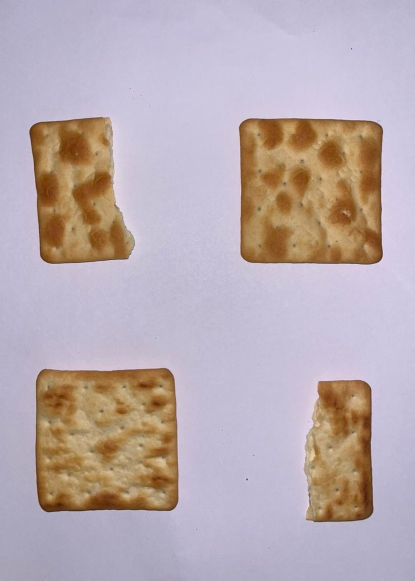
#> input picture input_images/image1.jpeg, 829 x 1161 px (shown at 1/2 size); its folder holds only this picture in this run
$ jupyter execute 'biscuit_detection .ipynb'
#> lines starting #> are read from the running program, lines starting #| are printed output that depends on the picture; after the words box and inside, x2 and y2 are one past the last pixel; in counts of white or black regions, pixels touching at a corner belong together
[cell 1]
import os

project_path = r"C:\Users\HP ZBOOK\OneDrive\Desktop\EE4216_Biscuit_Detection"

os.chdir(project_path)

print(os.getcwd())
print(os.listdir())

[cell 2]
input_folder = "input_images"
output_folder = "output_images"

print(os.listdir(input_folder))

[cell 3]
import cv2
import numpy as np
import os

input_folder = "input_images"
output_folder = "output_images"
os.makedirs(output_folder, exist_ok=True)

image_files = [f for f in os.listdir(input_folder)
               if f.lower().endswith((".jpg", ".jpeg", ".png"))]

for file_name in image_files:

    image_path = os.path.join(input_folder, file_name)
    image = cv2.imread(image_path)
#> image is the input picture: shape (1161, 829, 3); mean B, G, R 175.9, 171.3, 185.5

    if image is None:
        continue

    output = image.copy()

    hsv = cv2.cvtColor(image, cv2.COLOR_BGR2HSV)
#> hsv: shape (1161, 829, 3); mean H, S, V 99.8, 55.6, 197.6

    lower = np.array([5, 30, 30])
    upper = np.array([45, 255, 255])
    mask = cv2.inRange(hsv, lower, upper)
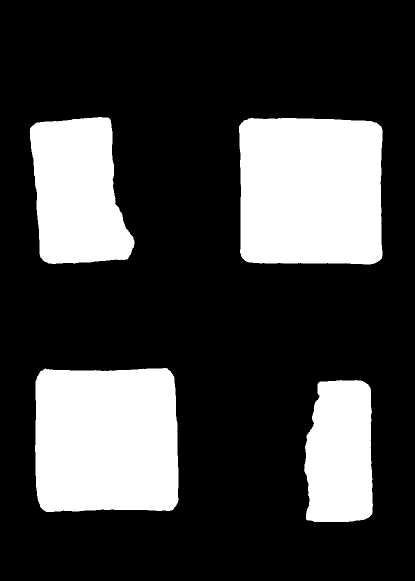
#> mask: shape (1161, 829) (shown at 1/2 size); 25.2% white; 4 white regions, box (x1, y1, x2, y2) and area: (478, 236, 766, 529) 81189, (70, 736, 357, 1024) 79094, (59, 234, 269, 528) 47354, (608, 760, 746, 1044) 34530

    kernel = np.ones((5, 5), np.uint8)
    mask = cv2.morphologyEx(mask, cv2.MORPH_OPEN, kernel, iterations=2)
#> mask: shape (1161, 829); 25.1% white; 4 white regions, box (x1, y1, x2, y2) and area: (478, 236, 765, 529) 81151, (70, 737, 357, 1024) 79046, (60, 235, 268, 528) 47285, (609, 761, 745, 1044) 34475
    mask = cv2.morphologyEx(mask, cv2.MORPH_CLOSE, kernel, iterations=2)
#> mask: shape (1161, 829); 25.1% white; 4 white regions

    contours, _ = cv2.findContours(mask, cv2.RETR_EXTERNAL, cv2.CHAIN_APPROX_SIMPLE)
#> contours = 4 contours; box (x1, y1, x2, y2) and area: (478, 236, 765, 529) 80630, (70, 737, 357, 1024) 78524, (60, 235, 268, 528) 46849, (609, 761, 745, 1044) 34135

    intact = 0
    broken = 0

    for cnt in contours:
        area = cv2.contourArea(cnt)

        if area < 3000:
            continue

        perimeter = cv2.arcLength(cnt, True)
        if perimeter == 0:
            continue

        x, y, w, h = cv2.boundingRect(cnt)

        circularity = 4 * np.pi * area / (perimeter * perimeter)
        aspect_ratio = w / float(h)

        # ROUND biscuit rule
        if circularity > 0.78 and 0.80 < aspect_ratio < 1.20:
            label = "Intact Biscuit"
            color = (0, 255, 0)
            intact += 1
        else:
            label = "Broken Biscuit"
            color = (0, 0, 255)
            broken += 1

        cv2.drawContours(output, [cnt], -1, color, 2)
        cv2.rectangle(output, (x, y), (x+w, y+h), color, 2)
        cv2.putText(output, label, (x, y-10),
                    cv2.FONT_HERSHEY_SIMPLEX, 0.6, color, 2)
#> this loop made 4 passes
#> (area, perimeter, x, y, w, h, circularity, aspect_ratio) on passes 1, 4: (34135, 802.1, 609, 761, 136, 283, 0.667, 0.481), (46849, 928.7, 60, 235, 208, 293, 0.683, 0.71)
#> (area, perimeter, x, y, w, h, circularity, aspect_ratio) on passes 2 to 3: (78524.5, 1109.4, 70, 737, 287, 287, 0.802, 1), (80630.5, 1125.7, 478, 236, 287, 293, 0.8, 0.98)
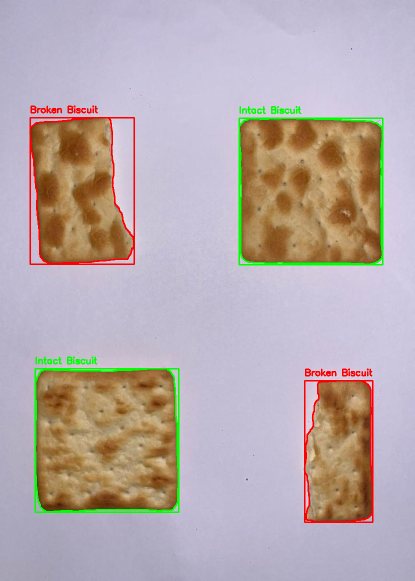
#> output: shape (1161, 829, 3) (shown at 1/2 size); 2.7% of pixels changed, all inside (x1, y1, x2, y2) = (59, 211, 767, 1046)
#> after the loop, broken = 2; intact = 2

    cv2.putText(output, f"Intact: {intact}", (20, 30),
                cv2.FONT_HERSHEY_SIMPLEX, 0.8, (0,255,0), 2)
    cv2.putText(output, f"Broken: {broken}", (20, 65),
                cv2.FONT_HERSHEY_SIMPLEX, 0.8, (0,0,255), 2)
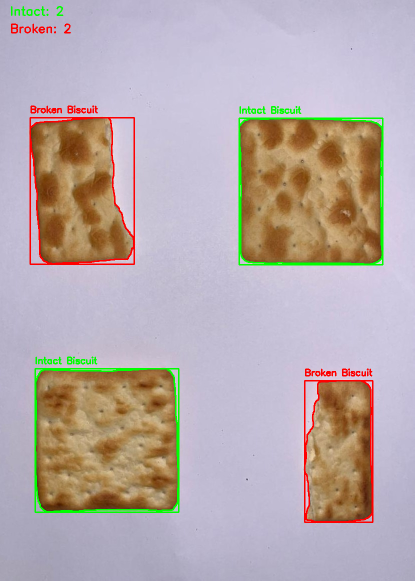
#> output: shape (1161, 829, 3) (shown at 1/2 size); mean B, G, R 171.1, 170.6, 183.8

    cv2.imwrite(os.path.join(output_folder, "result_" + file_name), output)
    print(file_name, "Intact:", intact, "Broken:", broken)
#| image1.jpeg Intact: 2 Broken: 2

$ run again, on input_images/image5.jpeg
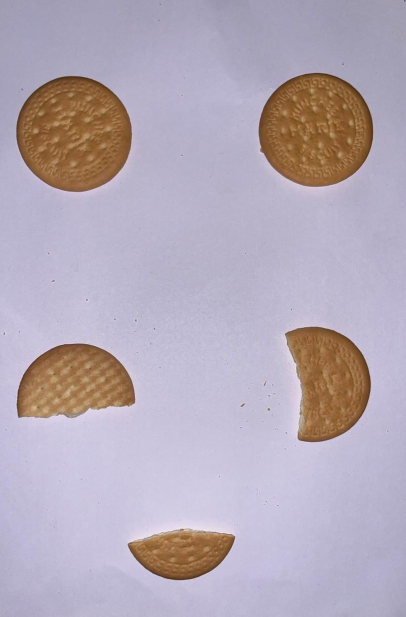
#> input picture input_images/image5.jpeg, 812 x 1233 px (shown at 1/2 size)
#> image is the input picture: shape (1233, 812, 3); mean B, G, R 183.7, 169.8, 180.4
#> hsv: shape (1233, 812, 3); mean H, S, V 109.1, 47.1, 196.2
#> `mask = cv2.inRange(hsv, lower, upper)`:
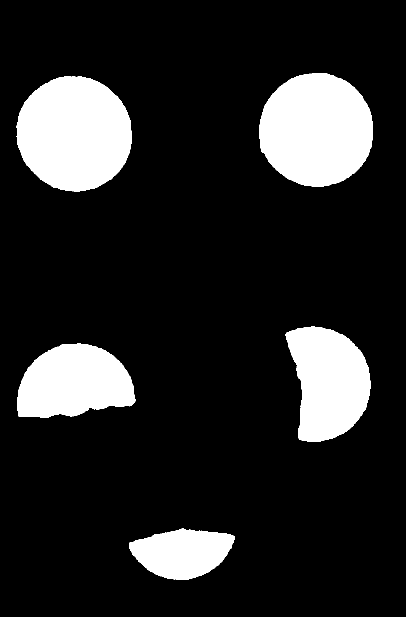
#> mask: shape (1233, 812) (shown at 1/2 size); 15.2% white; 5 white regions, box (x1, y1, x2, y2) and area: (33, 153, 264, 383) 41608, (518, 146, 746, 373) 40704, (571, 653, 742, 884) 28223, (35, 687, 271, 836) 26517, (258, 1057, 470, 1160) 15222
#> contours = 5 contours; box (x1, y1, x2, y2) and area: (34, 153, 263, 383) 41250, (519, 146, 746, 373) 40367, (572, 654, 741, 884) 27865, (35, 688, 270, 836) 26182, (258, 1058, 468, 1159) 14955
#> the loop `for cnt in contours:` made 5 passes
#> (area, perimeter, x, y, w, h, circularity, aspect_ratio) on passes 4 to 5: (41249.5, 767.8, 34, 153, 229, 230, 0.879, 0.996), (40367, 761.1, 519, 146, 227, 227, 0.876, 1)
#> after the loop `for cnt in contours:`: broken = 3; intact = 2
#> `cv2.putText(output, f"Broken: {broken}", (20, 65), cv2.FONT_HERSHEY_SI..`:
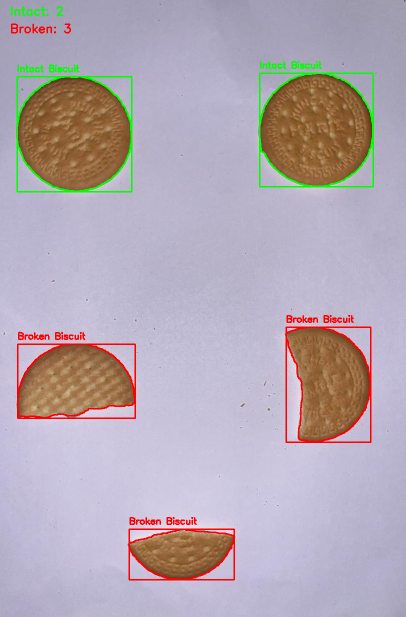
#> output: shape (1233, 812, 3) (shown at 1/2 size); mean B, G, R 179.2, 168.6, 179.7
#| image5.jpeg Intact: 2 Broken: 3

$ run again, on input_images/image6.jpeg
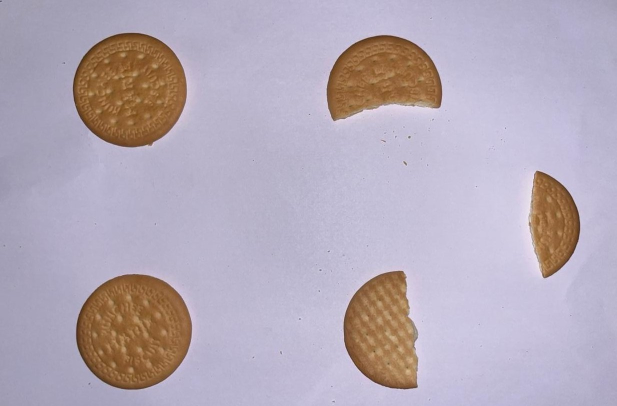
#> input picture input_images/image6.jpeg, 1233 x 812 px (shown at 1/2 size)
#> image is the input picture: shape (812, 1233, 3); mean B, G, R 183.7, 169.8, 180.4
#> hsv: shape (812, 1233, 3); mean H, S, V 109.2, 47.1, 196.2
#> `mask = cv2.inRange(hsv, lower, upper)`:
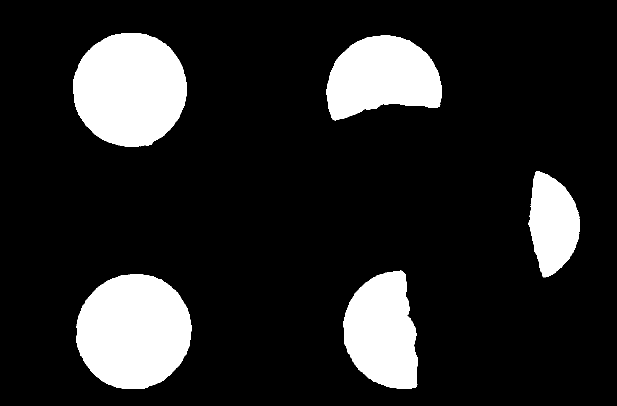
#> mask: shape (812, 1233) (shown at 1/2 size); 15.2% white; 5 white regions, box (x1, y1, x2, y2) and area: (153, 548, 383, 778) 41601, (146, 66, 373, 294) 40728, (653, 70, 884, 241) 28242, (687, 541, 836, 777) 26541, (1057, 342, 1159, 555) 15218
#> contours = 5 contours; box (x1, y1, x2, y2) and area: (153, 549, 383, 778) 41254, (147, 66, 373, 293) 40362, (653, 71, 883, 240) 27888, (687, 542, 836, 777) 26239, (1058, 344, 1159, 554) 14942
#> the loop `for cnt in contours:` made 5 passes
#> (area, perimeter, x, y, w, h, circularity, aspect_ratio) on passes 1, 5: (41254, 762.9, 153, 549, 230, 229, 0.891, 1), (40362.5, 758.5, 147, 66, 226, 227, 0.882, 0.996)
#> after the loop `for cnt in contours:`: broken = 3; intact = 2
#> `cv2.putText(output, f"Broken: {broken}", (20, 65), cv2.FONT_HERSHEY_SI..`:
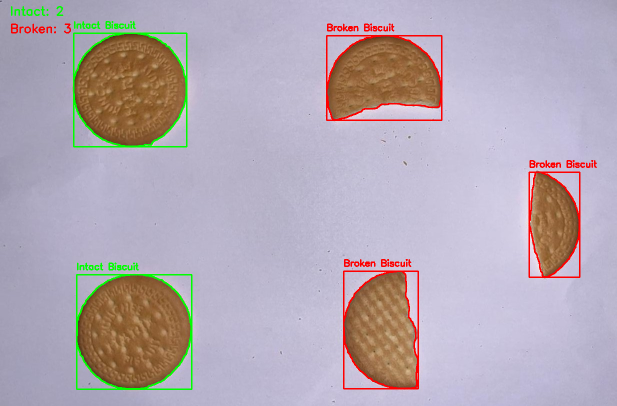
#> output: shape (812, 1233, 3) (shown at 1/2 size); mean B, G, R 179.2, 168.6, 179.8
#| image6.jpeg Intact: 2 Broken: 3

$ run again, on input_images/image7.jpeg
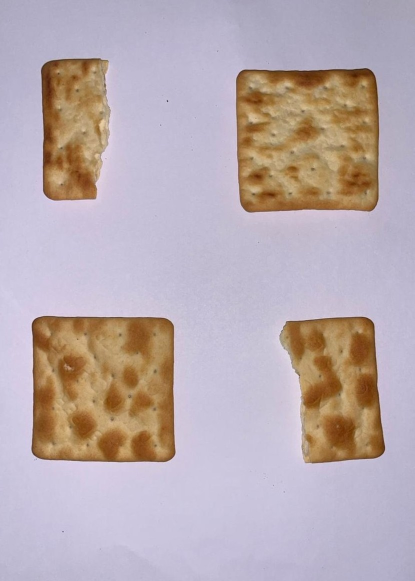
#> input picture input_images/image7.jpeg, 829 x 1161 px (shown at 1/2 size)
#> image is the input picture: shape (1161, 829, 3); mean B, G, R 175.9, 171.3, 185.5
#> hsv: shape (1161, 829, 3); mean H, S, V 99.7, 55.5, 197.6
#> `mask = cv2.inRange(hsv, lower, upper)`:
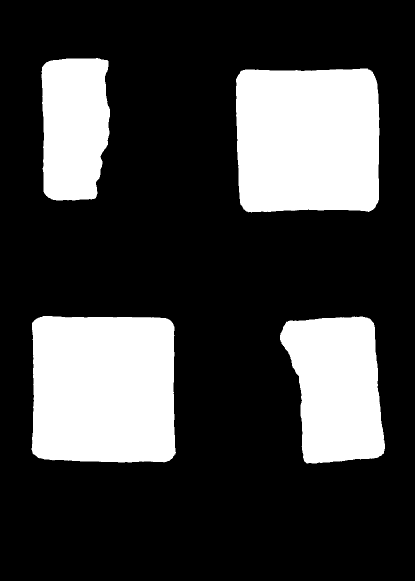
#> mask: shape (1161, 829) (shown at 1/2 size); 25.2% white; 4 white regions, box (x1, y1, x2, y2) and area: (63, 632, 352, 925) 81165, (472, 137, 759, 425) 79150, (560, 633, 770, 927) 47417, (83, 116, 220, 401) 34545
#> contours = 4 contours; box (x1, y1, x2, y2) and area: (64, 632, 351, 925) 80571, (472, 137, 759, 424) 78573, (560, 634, 770, 927) 46920, (83, 117, 220, 401) 34110
#> the loop `for cnt in contours:` made 4 passes
#> (area, perimeter, x, y, w, h, circularity, aspect_ratio) on passes 1, 4: (46920.5, 930.1, 560, 634, 210, 293, 0.682, 0.717), (34109.5, 804, 83, 117, 137, 284, 0.663, 0.482)
#> after the loop `for cnt in contours:`: broken = 2
#> `cv2.putText(output, f"Broken: {broken}", (20, 65), cv2.FONT_HERSHEY_SI..`:
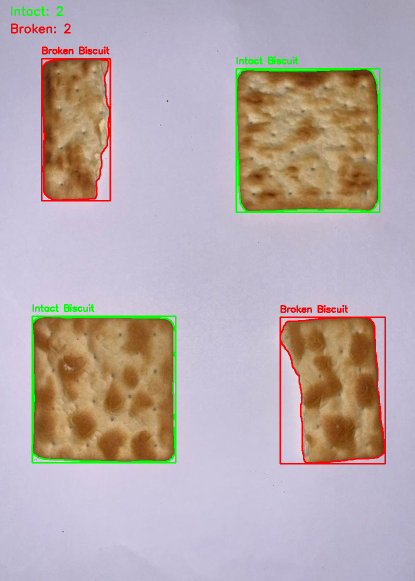
#> output: shape (1161, 829, 3) (shown at 1/2 size); mean B, G, R 171.1, 170.6, 183.8
#| image7.jpeg Intact: 2 Broken: 2

$ run again, on input_images/image2.jpeg
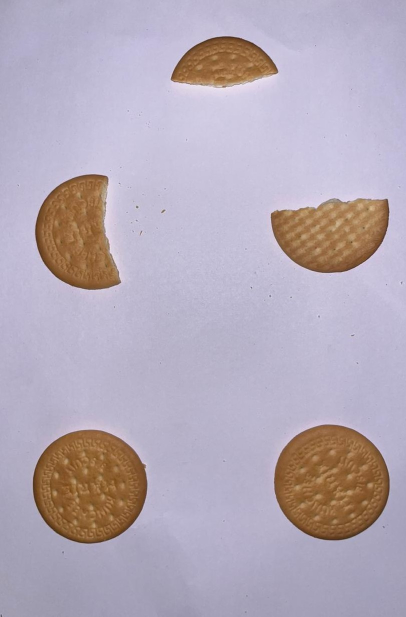
#> input picture input_images/image2.jpeg, 812 x 1233 px (shown at 1/2 size)
#> image is the input picture: shape (1233, 812, 3); mean B, G, R 183.7, 169.8, 180.4
#> hsv: shape (1233, 812, 3); mean H, S, V 109.1, 47.2, 196.2
#> `mask = cv2.inRange(hsv, lower, upper)`:
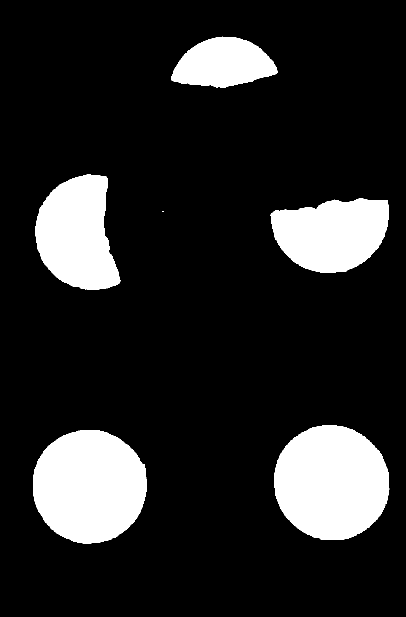
#> mask: shape (1233, 812) (shown at 1/2 size); 15.2% white; 6 white regions (1 under 20 px), largest, box (x1, y1, x2, y2) and area: (548, 850, 779, 1080) 41610, (66, 860, 294, 1087) 40700, (70, 349, 241, 580) 28249, (541, 397, 778, 545) 26485, (342, 73, 555, 176) 15231
#> contours = 5 contours; box (x1, y1, x2, y2) and area: (549, 850, 778, 1080) 41262, (66, 860, 293, 1087) 40359, (71, 349, 240, 579) 27887, (542, 397, 777, 545) 26160, (343, 74, 554, 175) 14970
#> the loop `for cnt in contours:` made 5 passes
#> (area, perimeter, x, y, w, h, circularity, aspect_ratio) on passes 1 to 2: (40359, 759.9, 66, 860, 227, 227, 0.878, 1), (41262.5, 772.8, 549, 850, 229, 230, 0.868, 0.996)
#> after the loop `for cnt in contours:`: broken = 3; intact = 2
#> `cv2.putText(output, f"Broken: {broken}", (20, 65), cv2.FONT_HERSHEY_SI..`:
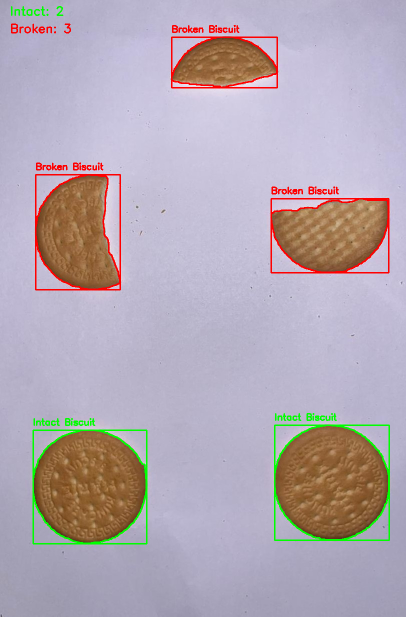
#> output: shape (1233, 812, 3) (shown at 1/2 size); mean B, G, R 179.1, 168.6, 179.7
#| image2.jpeg Intact: 2 Broken: 3
